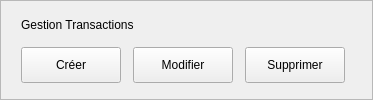
                <widget class="QFrame" name="transactionsFrame">
                 <property name="frameShape">
                  <enum>QFrame::StyledPanel</enum>
                 </property>
                 <layout class="QVBoxLayout" name="transactionsFrameLayout">
                  <property name="leftMargin">
                   <number>20</number>
                  </property>
                  <property name="topMargin">
                   <number>14</number>
                  </property>
                  <property name="rightMargin">
                   <number>20</number>
                  </property>
                  <property name="bottomMargin">
                   <number>16</number>
                  </property>
                  <property name="spacing">
                   <number>12</number>
                  </property>
                  <item>
                   <widget class="QLabel" name="lblTransactions">
                    <property name="text">
                     <string>Gestion Transactions</string>
                    </property>
                   </widget>
                  </item>
                  <item>
                   <layout class="QHBoxLayout" name="buttonsLayout">
                    <property name="spacing">
                     <number>12</number>
                    </property>
                    <item>
                     <widget class="QPushButton" name="btnCreer">
                      <property name="minimumSize">
                       <size>
                        <width>100</width>
                        <height>36</height>
                       </size>
                      </property>
                      <property name="cursor">
                       <cursorShape>PointingHandCursor</cursorShape>
                      </property>
                      <property name="text">
                       <string>Créer</string>
                      </property>
                     </widget>
                    </item>
                    <item>
                     <widget class="QPushButton" name="btnModifier">
                      <property name="minimumSize">
                       <size>
                        <width>100</width>
                        <height>36</height>
                       </size>
                      </property>
                      <property name="cursor">
                       <cursorShape>PointingHandCursor</cursorShape>
                      </property>
                      <property name="text">
                       <string>Modifier</string>
                      </property>
                     </widget>
                    </item>
                    <item>
                     <widget class="QPushButton" name="btnSupprimer">
                      <property name="minimumSize">
                       <size>
                        <width>100</width>
                        <height>36</height>
                       </size>
                      </property>
                      <property name="cursor">
                       <cursorShape>PointingHandCursor</cursorShape>
                      </property>
                      <property name="text">
                       <string>Supprimer</string>
                      </property>
                     </widget>
                    </item>
                    <item>
                     <spacer name="buttonsSpacer">
                      <property name="orientation">
                       <enum>Qt::Horizontal</enum>
                      </property>
                     </spacer>
                    </item>
                   </layout>
                  </item>
                 </layout>
                </widget>
